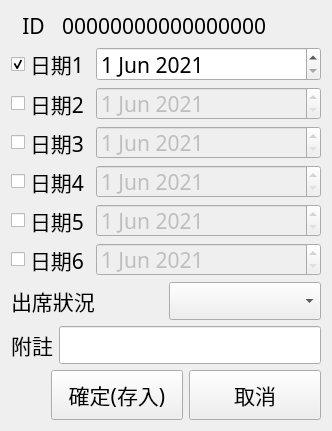
<?xml version="1.0" encoding="UTF-8"?>
<ui version="4.0">
 <class>InputDialog</class>
 <widget class="QWidget" name="InputDialog">
  <property name="geometry">
   <rect>
    <x>0</x>
    <y>0</y>
    <width>332</width>
    <height>431</height>
   </rect>
  </property>
  <property name="sizePolicy">
   <sizepolicy hsizetype="Fixed" vsizetype="Fixed">
    <horstretch>0</horstretch>
    <verstretch>0</verstretch>
   </sizepolicy>
  </property>
  <property name="minimumSize">
   <size>
    <width>332</width>
    <height>431</height>
   </size>
  </property>
  <property name="maximumSize">
   <size>
    <width>332</width>
    <height>431</height>
   </size>
  </property>
  <property name="windowTitle">
   <string>Form</string>
  </property>
  <layout class="QVBoxLayout" name="verticalLayout_2">
   <item>
    <layout class="QHBoxLayout" name="horizontalLayout_5">
     <item>
      <widget class="QLabel" name="label_id_0">
       <property name="maximumSize">
        <size>
         <width>45</width>
         <height>40</height>
        </size>
       </property>
       <property name="font">
        <font>
         <family>新細明體</family>
         <pointsize>16</pointsize>
        </font>
       </property>
       <property name="text">
        <string>ID</string>
       </property>
       <property name="alignment">
        <set>Qt::AlignCenter</set>
       </property>
      </widget>
     </item>
     <item>
      <widget class="QLabel" name="label_id_1">
       <property name="maximumSize">
        <size>
         <width>16777215</width>
         <height>40</height>
        </size>
       </property>
       <property name="font">
        <font>
         <family>新細明體</family>
         <pointsize>16</pointsize>
        </font>
       </property>
       <property name="text">
        <string>00000000000000000</string>
       </property>
      </widget>
     </item>
    </layout>
   </item>
   <item>
    <layout class="QVBoxLayout" name="verticalLayout">
     <item>
      <layout class="QHBoxLayout" name="horizontalLayout">
       <item>
        <widget class="QCheckBox" name="checkBox_01">
         <property name="enabled">
          <bool>true</bool>
         </property>
         <property name="font">
          <font>
           <family>新細明體</family>
           <pointsize>16</pointsize>
          </font>
         </property>
         <property name="text">
          <string>日期1</string>
         </property>
         <property name="checked">
          <bool>true</bool>
         </property>
         <property name="tristate">
          <bool>false</bool>
         </property>
        </widget>
       </item>
       <item>
        <widget class="QDateEdit" name="dateEdit_01">
         <property name="sizePolicy">
          <sizepolicy hsizetype="Expanding" vsizetype="Fixed">
           <horstretch>0</horstretch>
           <verstretch>0</verstretch>
          </sizepolicy>
         </property>
         <property name="font">
          <font>
           <family>新細明體</family>
           <pointsize>16</pointsize>
          </font>
         </property>
         <property name="cursor">
          <cursorShape>IBeamCursor</cursorShape>
         </property>
         <property name="dateTime">
          <datetime>
           <hour>0</hour>
           <minute>0</minute>
           <second>0</second>
           <year>2021</year>
           <month>6</month>
           <day>1</day>
          </datetime>
         </property>
         <property name="maximumDate">
          <date>
           <year>2100</year>
           <month>12</month>
           <day>31</day>
          </date>
         </property>
         <property name="minimumDate">
          <date>
           <year>2000</year>
           <month>1</month>
           <day>1</day>
          </date>
         </property>
        </widget>
       </item>
      </layout>
     </item>
     <item>
      <layout class="QHBoxLayout" name="horizontalLayout_6">
       <item>
        <widget class="QCheckBox" name="checkBox_02">
         <property name="font">
          <font>
           <family>新細明體</family>
           <pointsize>16</pointsize>
          </font>
         </property>
         <property name="text">
          <string>日期2</string>
         </property>
        </widget>
       </item>
       <item>
        <widget class="QDateEdit" name="dateEdit_02">
         <property name="enabled">
          <bool>false</bool>
         </property>
         <property name="sizePolicy">
          <sizepolicy hsizetype="Expanding" vsizetype="Fixed">
           <horstretch>0</horstretch>
           <verstretch>0</verstretch>
          </sizepolicy>
         </property>
         <property name="font">
          <font>
           <family>新細明體</family>
           <pointsize>16</pointsize>
          </font>
         </property>
         <property name="cursor">
          <cursorShape>IBeamCursor</cursorShape>
         </property>
         <property name="dateTime">
          <datetime>
           <hour>0</hour>
           <minute>0</minute>
           <second>0</second>
           <year>2021</year>
           <month>6</month>
           <day>1</day>
          </datetime>
         </property>
         <property name="maximumDate">
          <date>
           <year>2100</year>
           <month>12</month>
           <day>31</day>
          </date>
         </property>
         <property name="minimumDate">
          <date>
           <year>2000</year>
           <month>1</month>
           <day>1</day>
          </date>
         </property>
        </widget>
       </item>
      </layout>
     </item>
     <item>
      <layout class="QHBoxLayout" name="horizontalLayout_9">
       <item>
        <widget class="QCheckBox" name="checkBox_03">
         <property name="font">
          <font>
           <family>新細明體</family>
           <pointsize>16</pointsize>
          </font>
         </property>
         <property name="text">
          <string>日期3</string>
         </property>
        </widget>
       </item>
       <item>
        <widget class="QDateEdit" name="dateEdit_03">
         <property name="enabled">
          <bool>false</bool>
         </property>
         <property name="sizePolicy">
          <sizepolicy hsizetype="Expanding" vsizetype="Fixed">
           <horstretch>0</horstretch>
           <verstretch>0</verstretch>
          </sizepolicy>
         </property>
         <property name="font">
          <font>
           <family>新細明體</family>
           <pointsize>16</pointsize>
          </font>
         </property>
         <property name="cursor">
          <cursorShape>IBeamCursor</cursorShape>
         </property>
         <property name="dateTime">
          <datetime>
           <hour>0</hour>
           <minute>0</minute>
           <second>0</second>
           <year>2021</year>
           <month>6</month>
           <day>1</day>
          </datetime>
         </property>
         <property name="maximumDate">
          <date>
           <year>2100</year>
           <month>12</month>
           <day>31</day>
          </date>
         </property>
         <property name="minimumDate">
          <date>
           <year>2000</year>
           <month>1</month>
           <day>1</day>
          </date>
         </property>
        </widget>
       </item>
      </layout>
     </item>
     <item>
      <layout class="QHBoxLayout" name="horizontalLayout_10">
       <item>
        <widget class="QCheckBox" name="checkBox_04">
         <property name="font">
          <font>
           <family>新細明體</family>
           <pointsize>16</pointsize>
          </font>
         </property>
         <property name="text">
          <string>日期4</string>
         </property>
        </widget>
       </item>
       <item>
        <widget class="QDateEdit" name="dateEdit_04">
         <property name="enabled">
          <bool>false</bool>
         </property>
         <property name="sizePolicy">
          <sizepolicy hsizetype="Expanding" vsizetype="Fixed">
           <horstretch>0</horstretch>
           <verstretch>0</verstretch>
          </sizepolicy>
         </property>
         <property name="font">
          <font>
           <family>新細明體</family>
           <pointsize>16</pointsize>
          </font>
         </property>
         <property name="cursor">
          <cursorShape>IBeamCursor</cursorShape>
         </property>
         <property name="dateTime">
          <datetime>
           <hour>0</hour>
           <minute>0</minute>
           <second>0</second>
           <year>2021</year>
           <month>6</month>
           <day>1</day>
          </datetime>
         </property>
         <property name="maximumDate">
          <date>
           <year>2100</year>
           <month>12</month>
           <day>31</day>
          </date>
         </property>
         <property name="minimumDate">
          <date>
           <year>2000</year>
           <month>1</month>
           <day>1</day>
          </date>
         </property>
        </widget>
       </item>
      </layout>
     </item>
     <item>
      <layout class="QHBoxLayout" name="horizontalLayout_11">
       <item>
        <widget class="QCheckBox" name="checkBox_05">
         <property name="font">
          <font>
           <family>新細明體</family>
           <pointsize>16</pointsize>
          </font>
         </property>
         <property name="text">
          <string>日期5</string>
         </property>
        </widget>
       </item>
       <item>
        <widget class="QDateEdit" name="dateEdit_05">
         <property name="enabled">
          <bool>false</bool>
         </property>
         <property name="sizePolicy">
          <sizepolicy hsizetype="Expanding" vsizetype="Fixed">
           <horstretch>0</horstretch>
           <verstretch>0</verstretch>
          </sizepolicy>
         </property>
         <property name="font">
          <font>
           <family>新細明體</family>
           <pointsize>16</pointsize>
          </font>
         </property>
         <property name="cursor">
          <cursorShape>IBeamCursor</cursorShape>
         </property>
         <property name="dateTime">
          <datetime>
           <hour>0</hour>
           <minute>0</minute>
           <second>0</second>
           <year>2021</year>
           <month>6</month>
           <day>1</day>
          </datetime>
         </property>
         <property name="maximumDate">
          <date>
           <year>2100</year>
           <month>12</month>
           <day>31</day>
          </date>
         </property>
         <property name="minimumDate">
          <date>
           <year>2000</year>
           <month>1</month>
           <day>1</day>
          </date>
         </property>
        </widget>
       </item>
      </layout>
     </item>
     <item>
      <layout class="QHBoxLayout" name="horizontalLayout_12">
       <item>
        <widget class="QCheckBox" name="checkBox_06">
         <property name="font">
          <font>
           <family>新細明體</family>
           <pointsize>16</pointsize>
          </font>
         </property>
         <property name="text">
          <string>日期6</string>
         </property>
        </widget>
       </item>
       <item>
        <widget class="QDateEdit" name="dateEdit_06">
         <property name="enabled">
          <bool>false</bool>
         </property>
         <property name="sizePolicy">
          <sizepolicy hsizetype="Expanding" vsizetype="Fixed">
           <horstretch>0</horstretch>
           <verstretch>0</verstretch>
          </sizepolicy>
         </property>
         <property name="font">
          <font>
           <family>新細明體</family>
           <pointsize>16</pointsize>
          </font>
         </property>
         <property name="cursor">
          <cursorShape>IBeamCursor</cursorShape>
         </property>
         <property name="dateTime">
          <datetime>
           <hour>0</hour>
           <minute>0</minute>
           <second>0</second>
           <year>2021</year>
           <month>6</month>
           <day>1</day>
          </datetime>
         </property>
         <property name="maximumDate">
          <date>
           <year>2100</year>
           <month>12</month>
           <day>31</day>
          </date>
         </property>
         <property name="minimumDate">
          <date>
           <year>2000</year>
           <month>1</month>
           <day>1</day>
          </date>
         </property>
        </widget>
       </item>
      </layout>
     </item>
    </layout>
   </item>
   <item>
    <layout class="QHBoxLayout" name="horizontalLayout_2">
     <item>
      <widget class="QLabel" name="label_selection">
       <property name="font">
        <font>
         <family>新細明體</family>
         <pointsize>16</pointsize>
        </font>
       </property>
       <property name="text">
        <string>出席狀況</string>
       </property>
      </widget>
     </item>
     <item>
      <widget class="QComboBox" name="comboBox_selection">
       <property name="font">
        <font>
         <family>新細明體</family>
         <pointsize>16</pointsize>
        </font>
       </property>
      </widget>
     </item>
    </layout>
   </item>
   <item>
    <layout class="QHBoxLayout" name="horizontalLayout_3">
     <item>
      <widget class="QLabel" name="label_note">
       <property name="font">
        <font>
         <family>新細明體</family>
         <pointsize>16</pointsize>
        </font>
       </property>
       <property name="text">
        <string>附註</string>
       </property>
       <property name="alignment">
        <set>Qt::AlignCenter</set>
       </property>
      </widget>
     </item>
     <item>
      <widget class="QLineEdit" name="lineEdit_note">
       <property name="font">
        <font>
         <family>新細明體</family>
         <pointsize>16</pointsize>
        </font>
       </property>
      </widget>
     </item>
    </layout>
   </item>
   <item>
    <layout class="QHBoxLayout" name="horizontalLayout_4">
     <item>
      <spacer name="horizontalSpacer">
       <property name="orientation">
        <enum>Qt::Horizontal</enum>
       </property>
       <property name="sizeType">
        <enum>QSizePolicy::Preferred</enum>
       </property>
       <property name="sizeHint" stdset="0">
        <size>
         <width>20</width>
         <height>20</height>
        </size>
       </property>
      </spacer>
     </item>
     <item>
      <spacer name="horizontalSpacer_2">
       <property name="orientation">
        <enum>Qt::Horizontal</enum>
       </property>
       <property name="sizeType">
        <enum>QSizePolicy::Preferred</enum>
       </property>
       <property name="sizeHint" stdset="0">
        <size>
         <width>20</width>
         <height>20</height>
        </size>
       </property>
      </spacer>
     </item>
     <item>
      <widget class="QPushButton" name="pushButton_save">
       <property name="minimumSize">
        <size>
         <width>0</width>
         <height>50</height>
        </size>
       </property>
       <property name="font">
        <font>
         <family>新細明體</family>
         <pointsize>16</pointsize>
        </font>
       </property>
       <property name="text">
        <string>確定(存入)</string>
       </property>
      </widget>
     </item>
     <item>
      <widget class="QPushButton" name="pushButton_cancel">
       <property name="minimumSize">
        <size>
         <width>0</width>
         <height>50</height>
        </size>
       </property>
       <property name="font">
        <font>
         <family>新細明體</family>
         <pointsize>16</pointsize>
        </font>
       </property>
       <property name="text">
        <string>取消</string>
       </property>
      </widget>
     </item>
    </layout>
   </item>
  </layout>
 </widget>
 <resources/>
 <connections/>
</ui>
